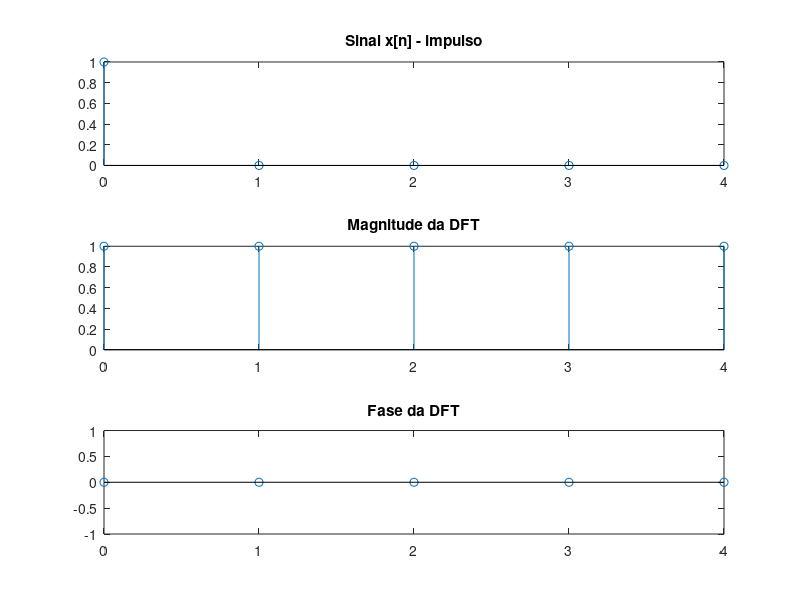
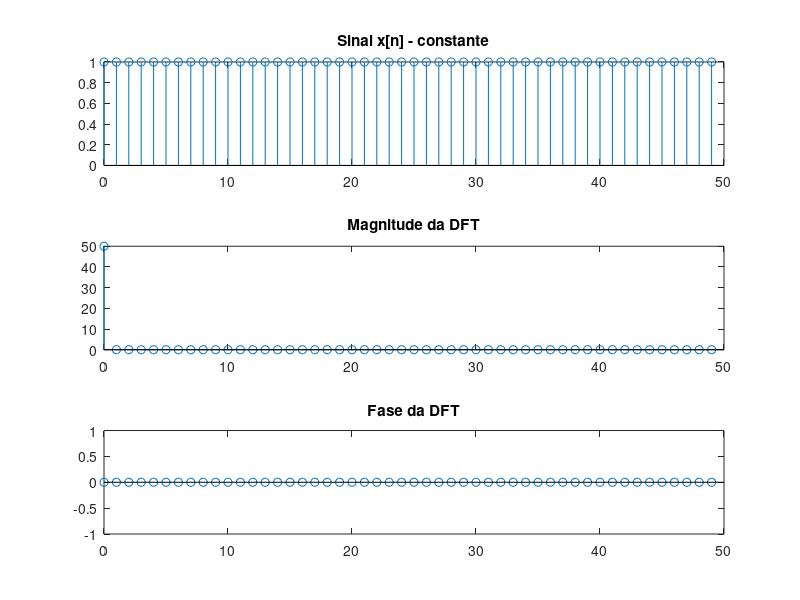
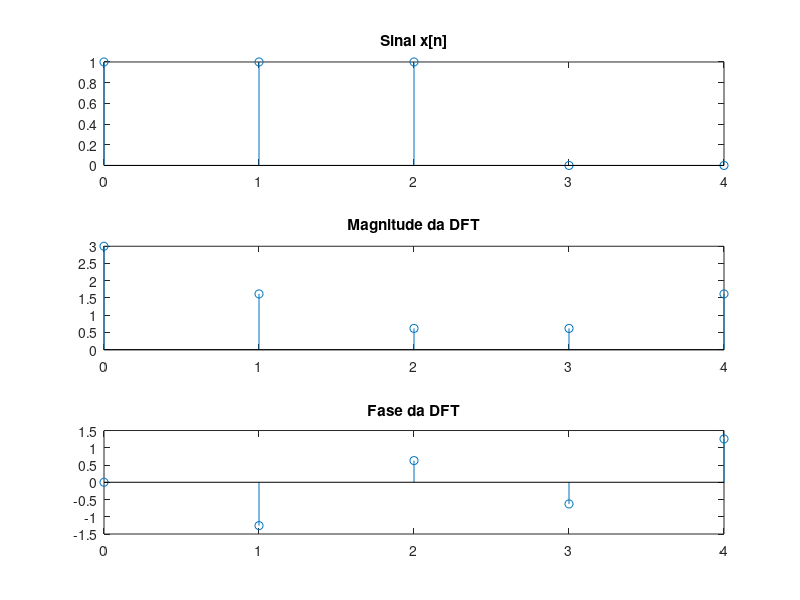
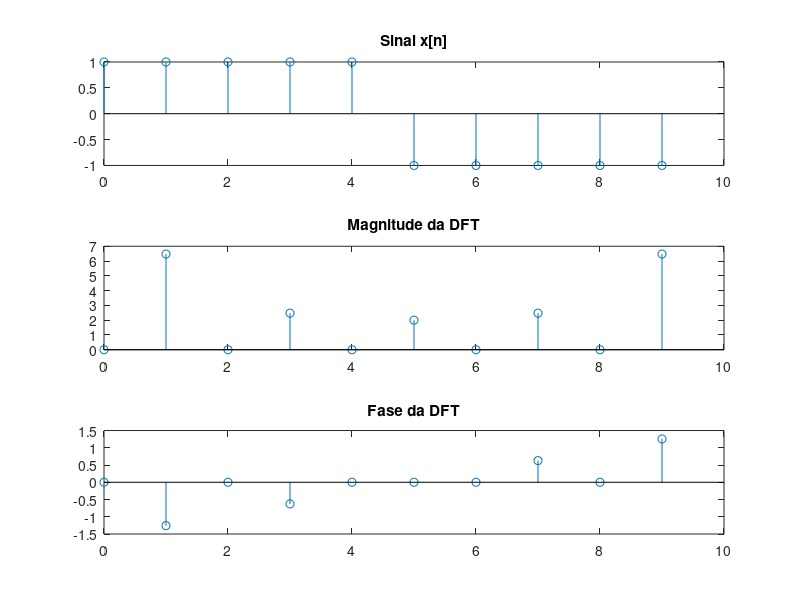

MATLAB code for these plots, in order:
clear all; close all; clc;

% EXEMPLO 1
% usando a definição, calcular a DFT de .....

x = [4 3 2 1];
N = length(x);
X = zeros(1,N);
for k = 0:N-1
    for n = 0:N-1
        X(k+1) = X(k+1) + x(n+1)*exp(-j*2*pi*n*k/N);
    end
end

X1= X

%usando a fft
X2=fft(x)

% EXEMPLO 2
% Calcular a DFT de ...
N=5;
n=0:N-1;
x=[1 0 0 0 0];

figure(1); hold on; grid on;
subplot(3,1,1);
stem(n,x)
title('Sinal x[n] - impulso');

k=0:N-1;
X=fft(x);
subplot(3,1,2);
stem(k,abs(X))
title('Magnitude da DFT');

subplot(3,1,3);
stem(k,angle(X))
title('Fase da DFT');

% EXEMPLO 3
% Calcular a DFT de ....
N=50;
n=0:N-1;
x=ones(1,N);

figure(2)
subplot(3,1,1);
stem(n,x)
title('Sinal x[n] - constante');

k=0:N-1;
X=fft(x,N);
subplot(3,1,2);
stem(k,abs(X))
title('Magnitude da DFT');

subplot(3,1,3);
stem(k,angle(X))
title('Fase da DFT');

% EXEMPLO 4
% Calcular a DFT de 5 pontos de .....
N=5;
n=0:N-1;
x=[1 1 1 0 0];

figure(3)
subplot(3,1,1);
stem(n,x)
title('Sinal x[n]');

k=0:N-1;
X=fft(x,N);
subplot(3,1,2);
stem(k,abs(X))
title('Magnitude da DFT');

subplot(3,1,3);
stem(k,angle(X))
title('Fase da DFT');

% EXEMPLO 5
% Calcular a DFT de 10 pontos de ...
N=10;
n=0:N-1;
x=[1 1 1 1 1 -1 -1 -1 -1 -1];

figure(4)
subplot(3,1,1);
stem(n,x)
title('Sinal x[n]');

k=0:N-1;
X=fft(x);
subplot(3,1,2);
stem(k,abs(X))
title('Magnitude da DFT');

subplot(3,1,3);
stem(k,angle(X))
title('Fase da DFT');

% EXEMPLO 6
% Considere a sequência 